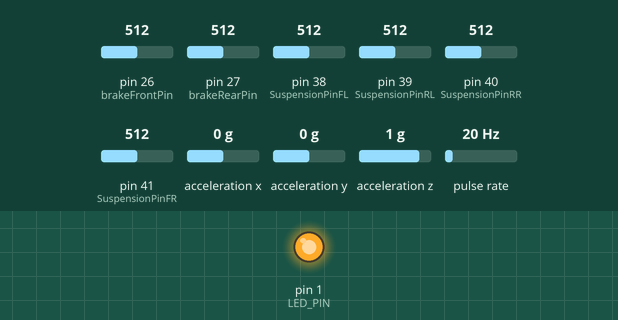
Simulated run of this program. Board: Teensy 4. Parts: output pins drawn as LEDs (lit = HIGH). Wiring (inferred from the names in the program): pulse sensor: data A7. Inputs (shaded band) come from the test bench; at power-on: pin 26 (brakeFrontPin) = 512, pin 27 (brakeRearPin) = 512, pin 38 (SuspensionPinFL) = 512, pin 39 (SuspensionPinRL) = 512, pin 40 (SuspensionPinRR) = 512, pin 41 (SuspensionPinFR) = 512, acceleration x 0 g, acceleration y 0 g, acceleration z 1 g, pulse rate 20 Hz (analog values on the 0–1023 scale). The local clock reads 2024-03-15 10:24:30 at power-on unless the program sets it; storage starts empty; EEPROM starts erased; pins used as bus, display or sensor lines are not drawn; what the program prints to the serial monitor is not drawn.

Above: at 0.1 s.
Timing chart, 0 to 1.6 s (numbered marks = the images above):
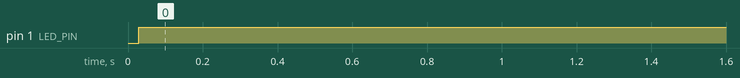

The program:

main.cpp
```cpp
/*
MCU: Teensy 4.1
PCB: Teensy 2 v2
4/9/2026 - Kareem + Jason

Pin List:
1 : LED
21: ERPM
23: Rear WPM
26: Front Brake Pres
27: Rear Brake
38: Front Left Suspension Travel
39: Rear Left Suspension Travel
40: Rear Right Suspension Travel
41: Front Right Suspension Travel

I2C: Accel
*/

#include <Wire.h>
#include <Adafruit_Sensor.h>
#include <Adafruit_ADXL345_U.h>
#include <SD.h>
#include <SPI.h>
#include <EEPROM.h>
#include <cmath>
#include <TimeLib.h>

// #define MASTER_ADDR 0x12

// Check if sensor is alive
bool sensorHere(uint8_t addr) {
  Wire.beginTransmission(addr);
  return Wire.endTransmission() == 0;
}

// SD CONST
const int chipSelect = BUILTIN_SDCARD;
File dataFile;
char fileName[25];
const int runNumberAddress = 0;

// LED CONST
const int LED_PIN = 1;
bool ledState = false;

// TIME CONST
#define TIME_HEADER  "T"   // Header tag for serial time sync message
unsigned long lastTimeSync = 0;

unsigned long processSyncMessage() {
  unsigned long pctime = 0L;
  const unsigned long DEFAULT_TIME = 1357041600; // Jan 1 2013

  if(Serial.find(TIME_HEADER)) {
     pctime = Serial.parseInt();
     if( pctime < DEFAULT_TIME) { // check the value is a valid time (greater than Jan 1 2013)
       pctime = 0L; // return 0 to indicate that the time is not valid
     }
  }
  return pctime;
}

time_t getTeensyTime() {
    return Teensy3Clock.get();
}
// TEENSY-TEENSY
/*void sendTime() {
  uint32_t t = now(); // get current unix timestamp (4 bytes)

  Wire1.beginTransmission(MASTER_ADDR);
  Wire1.write((t >> 24) & 0xFF); // byte 3
  Wire1.write((t >> 16) & 0xFF); // byte 2
  Wire1.write((t >> 8)  & 0xFF); // byte 1
  Wire1.write((t)       & 0xFF); // byte 0
  Wire1.endTransmission();
}
*/
unsigned long lastFlush = 0;
unsigned long lastSerialPrint = 0;
unsigned long writeTimer = 0;
unsigned int runLoop = 0;

// THROTTLE CONST (DEACTIVATED)
const int CS_PIN = 10;

// BRAKES CONST
const int brakeRearPin  = 27; //Changed from 40 to match PCB
const int brakeFrontPin = 26; //Changed from 41 to match PCB
  // Our Brake Sensors read 0-2000 PSI from .5V -> 4.5V.
const double V_Logic = 3.3;
const int ADC_Res = 1023;
//We will also use the 2 values above for Suspension Pots, as they are both 3.3 V analog-based systems.

const double V_Min = 0.357; // Based off our resistor divider (0.5 * 11/15)
const double V_Max = 3.214; // Based off our resistor divider (4.5 * 11/15)
const double PSI_Min = 0.0; // Data sheet of brake pressure sensor
const double PSI_Max = 2000.0; // Data sheet of brake pressure sensor

double convertToPSI(int read){

  double V = read * V_Logic / ADC_Res;
  double PSI = ((V-V_Min) / (V_Max - V_Min)) * (PSI_Max - PSI_Min) + PSI_Min;

  return PSI;
}

// SUSPENSION POTS CONST
const int SuspensionPinFL = 38;
const int SuspensionPinFR = 41;
const int SuspensionPinRL = 39;
const int SuspensionPinRR = 40;

// ACCELEROMETER CONST
Adafruit_ADXL345_Unified accel = Adafruit_ADXL345_Unified();

// ENGINE RPM CONST
const int engineRpmPin = 21;  // Digital input pin that receives the RPM pulse signal

const float PULSES_PER_REVOLUTION = 0.5f;

  // Timestamp (in microseconds) of the most recent detected rising edge (pulse).
volatile uint32_t lastPulseTime_us = 0;
volatile uint32_t lastValidPulseTime_us = 0;

  // Time difference (in microseconds) between the last two valid pulses.
  // This is the pulse period we use to compute RPM.
volatile uint32_t lastPulsePeriod_us = 0;
// If we dont get a period within 100 ms then the engine has to be off, read 0.
const uint32_t TIMEOUT_us = 1000000;

  // If pulses per revolution = 0.5, then
  //   RPM = (60e6 / period_us) / 0.5 = 120e6 / period_us
  // At 50000us, 2400 RPM at 33333 us, 3600 RPM. Smaller period = Higher RPM
  // For testing, i set these to extreme bounds just to see our noise floor and max read RPMs.
const uint32_t MAX_PERIOD_us = 500000;
const uint32_t MIN_PERIOD_us = 16000;

float engineRPM = 0.0f;

void onRpmPulseRise() {
  uint32_t now_us = micros();

  // If this isn't the very first pulse, we can compute the time between pulses.
  if (lastPulseTime_us != 0) {
    uint32_t period_us = now_us - lastPulseTime_us;

    // From our graph we know our engine rpm can only be between 2400 to 3600, so any other values are worthless
    if (period_us >= MIN_PERIOD_us && period_us <= MAX_PERIOD_us) {
      lastPulsePeriod_us = period_us;
      lastValidPulseTime_us = now_us;
    }
  }
  // Always update the time of the most recent pulse
  lastPulseTime_us = now_us;
}
/* Wheel RPM Disabled for Now
// WHEEL RPM CONST
const int wheelRpmPin = 23;
const int TEETH = 14;
unsigned long timerSinceLastTooth = 0;
bool lastState = 0;
double wheelRPM = 0;
const int wheelTimeOut = 500; // ms
*/


void setup() {
// INITIALIZATION
  Serial.begin(115200);
  analogReadResolution(10);

// LED INIT
  pinMode(LED_PIN, OUTPUT);

// THROTTLE INIT (DEACTIVATED)
  SPI.begin();
  pinMode(CS_PIN, OUTPUT);
  digitalWrite(CS_PIN, HIGH);

// ERPM INIT
  // Use INPUT if your sensor output is a clean push-pull digital signal.
  // Use INPUT_PULLUP only if your sensor output is open-collector/open-drain.
  pinMode(engineRpmPin, INPUT);
  // Attach interrupt on rising edge of the pulse signal.
  attachInterrupt(digitalPinToInterrupt(engineRpmPin), onRpmPulseRise, RISING);
/*
// Wheel RPM INIT
  pinMode(wheelRpmPin, INPUT);
*/
// BRAKES INIT
  pinMode(brakeRearPin, INPUT);
  pinMode(brakeFrontPin, INPUT);

// SUSPENSION INIT
  pinMode(SuspensionPinFL, INPUT);
  pinMode(SuspensionPinFR, INPUT);
  pinMode(SuspensionPinRL, INPUT);
  pinMode(SuspensionPinRR, INPUT);

// SD ERROR
  if (!SD.begin(chipSelect)) {
    Serial.println("Error: SD card initialization failed!");
  }

// RTC INIT
  setSyncProvider(getTeensyTime); // Sets Time.lib to use RTC
  //Wire1.begin();
  // If not set, sync time
  if (timeStatus()!= timeSet) {
    if (Serial.available()) {
      time_t t = processSyncMessage();
      if (t != 0) {
        Teensy3Clock.set(t); // set the RTC
        setTime(t);
      }
    }
  }

// RTC ERROR
  if (timeStatus()!= timeSet) {
    Serial.println("Unable to sync with the RTC");
  } else {
    Serial.println("RTC has set the system time");
  }

// ACCEL ERROR
  if (!accel.begin()) {
    Serial.println("Error: ADXL345 not detected.");
  }
  else{
    Serial.println("ADXL345 initialized.");
    accel.setDataRate(ADXL345_DATARATE_200_HZ);
    accel.setRange(ADXL345_RANGE_16_G);
  }

// RUN # FROM EEPROM
  int runNumber = EEPROM.read(runNumberAddress);
  runNumber++;
  EEPROM.write(runNumberAddress, runNumber);

// SD INIT
  snprintf(fileName, sizeof(fileName),  "T2_%02d_%02d_%02d.csv", month(), day(), runNumber);
  dataFile = SD.open(fileName, FILE_WRITE);

// FILE HEADER
  if (dataFile) {
  // TIME
    dataFile.print("hours:minutes:seconds,");
    dataFile.print("millis,");  // total milliseconds

  // THROTTLE (DEACTIVATED)
    // dataFile.print("Throttle Angle,");

  // BRAKE PRESSURE
    dataFile.print("PSI_Front,"); //Completely unfiltered data taken at 5ms marks
    dataFile.print("PSI_Rear,");

  // SUSPENSION TRAVEL
    dataFile.print("FL_Travel_Percent,");
    dataFile.print("FR_Travel_Percent,");
    dataFile.print("RL_Travel_Percent,");
    dataFile.print("RR_Travel_Percent,");
    dataFile.print("FL_Travel_Voltage,");
    dataFile.print("FR_Travel_Voltage,");
    dataFile.print("RL_Travel_Voltage,");
    dataFile.print("RR_Travel_Voltage,");
  // ACCELEROMETER
    dataFile.print("Accel X g,");
    dataFile.print("Accel Y g,");
    dataFile.print("Accel Z g,");
    dataFile.println("Eng RPM");
/*
  // WHEEL RPM
    dataFile.println("Rear RPM");
*/
// SD ERROR
    Serial.print("Logging to file: ");
    Serial.println(fileName);
    digitalWrite(LED_PIN, LOW);
  } else {
    Serial.println("Error: Could not open the file for writing.");
  }
}
void loop() {

// RUN INDICATOR
  digitalWrite(LED_BUILTIN, HIGH);
  runLoop++;

// TIME STAMP
  unsigned long board_timer = millis();
  // THE ABOVE IS SPECIFICALLY FOR SD WRITING.
  char timeStr[20];
  snprintf(timeStr, sizeof(timeStr), "%02d:%02d:%02d", hour(), minute(), second());

// THROTTLE (DISABLED L31)
  // digitalWrite(CS_PIN, LOW);
  // SPI.beginTransaction(SPISettings(500000, MSBFIRST, SPI_MODE1));
  // uint16_t result = SPI.transfer16(0x0000);
  // SPI.endTransaction();
  // digitalWrite(CS_PIN, HIGH);
  // uint16_t angleRaw = (result >> 6) & 0x03FF;  // 10-bit angle (0–1023)
  // float angleDeg = (angleRaw / 1023.0) * 360.0;
  // dataFile.print(angleDeg);
  // dataFile.print(",");


// BRAKE PRESSURE
  int rearRaw = analogRead(brakeRearPin);
  int frontRaw = analogRead(brakeFrontPin);

  double rearPSI_raw = convertToPSI(rearRaw);
  double frontPSI_raw = convertToPSI(frontRaw);

// SUSPENSION TRAVEL
  int FLRaw = analogRead(SuspensionPinFL);
  int FRRaw = analogRead(SuspensionPinFR);
  int RLRaw = analogRead(SuspensionPinRL);
  int RRRaw = analogRead(SuspensionPinRR);

  int FLRawVoltage = FLRaw * V_Logic / ADC_Res;
  int FRRawVoltage = FRRaw * V_Logic / ADC_Res;
  int RLRawVoltage = RLRaw * V_Logic / ADC_Res;
  int RRRawVoltage = RRRaw * V_Logic / ADC_Res;

  int FLTravel = (FLRaw)/ADC_Res * 100; // Convert to percentage, i.e. 0-100% travel
  int FRTravel = (FRRaw)/ADC_Res * 100; // Convert to percentage, i.e. 0-100% travel
  int RLTravel = (RLRaw)/ADC_Res * 100; // Convert to percentage, i.e. 0-100% travel
  int RRTravel = (RRRaw)/ADC_Res * 100; // Convert to percentage, i.e. 0-100% travel
// ACCELEROMETER
  bool accelOK = sensorHere(0x53);
  float x_g = 0, y_g = 0, z_g = 0;
  if (accelOK) {
    sensors_event_t event;
    accel.getEvent(&event);
    x_g = event.acceleration.x / 9.8;
    y_g = event.acceleration.y / 9.8;
    z_g = event.acceleration.z / 9.8;
  }

// ENGINE RPM
   // Make local copies of ISR-updated variables safely.
  uint32_t periodCopy_us;
  uint32_t lastValidTimeCopy_us;

  // We briefly disable interrupts so we don't read half-updated values.
  noInterrupts();
  periodCopy_us = lastPulsePeriod_us;
  lastValidTimeCopy_us = lastValidPulseTime_us;
  interrupts();

  uint32_t now_us = micros();

  // If we have a valid period, compute RPM.
  if (lastValidTimeCopy_us == 0 || (now_us - lastValidTimeCopy_us) > TIMEOUT_us){
    engineRPM = 0.0f;
  }
  else if (periodCopy_us > 0) {
    // Frequency (pulses per second) = 1,000,000 / period_us
    // Pulses per minute = 60 * 1,000,000 / period_us = 60,000,000 / period_us
    // Revolutions per minute (RPM) = (pulses per minute) / (pulses per revolution)
    engineRPM = (60.0e6f / (float)periodCopy_us) / PULSES_PER_REVOLUTION;
  }

/*
// WHEEL RPM
  bool currentState = digitalRead(wheelRpmPin);
  if (currentState != lastState && currentState == HIGH) {
    unsigned long currentTime = millis();
    if (timerSinceLastTooth != 0) {
      double timeBetweenTeeth = currentTime - timerSinceLastTooth;
      if (timeBetweenTeeth > 0 && (timeBetweenTeeth < wheelTimeOut)) {
        // 60,000 ms/min
        wheelRPM = 60000 / ((double)timeBetweenTeeth * TEETH);
      }
      else{
        wheelRPM = 0;
      }
    }
    timerSinceLastTooth = currentTime;
  }
  lastState = currentState;

  if (millis() - timerSinceLastTooth > wheelTimeOut) {
    wheelRPM = 0;
  }

  dataFile.println(wheelRPM);
  */
// WRITE (100HZ)
  if ((dataFile) && (board_timer - writeTimer >= 10)){
    writeTimer = board_timer;

    dataFile.print(timeStr);
    dataFile.print(",");
    dataFile.print(board_timer);
    dataFile.print(",");

    dataFile.print(frontPSI_raw);
    dataFile.print(",");
    dataFile.print(rearPSI_raw);
    dataFile.print(",");

    dataFile.print(FLTravel);
    dataFile.print(",");
    dataFile.print(FRTravel);
    dataFile.print(",");
    dataFile.print(RLTravel);
    dataFile.print(",");
    dataFile.print(RRTravel);
    dataFile.print(",");
    dataFile.print(FLRawVoltage);
    dataFile.print(",");
    dataFile.print(FRRawVoltage);
    dataFile.print(",");
    dataFile.print(RLRawVoltage);
    dataFile.print(",");
    dataFile.print(RRRawVoltage);
    dataFile.print(",");

    if (accelOK) {
      dataFile.print(x_g); dataFile.print(",");
      dataFile.print(y_g); dataFile.print(",");
      dataFile.print(z_g); dataFile.print(",");
    } else {
      dataFile.print("error,error,error,");
    }

    dataFile.print(engineRPM);
    dataFile.println(",");

    digitalWrite(LED_PIN, HIGH);
  }
// FLUSH (1Hz)
  if (dataFile && (board_timer - lastFlush >= 1000)) {
    dataFile.flush();
    lastFlush = board_timer;
  }
  if (board_timer - lastSerialPrint >= 1000) {
    lastSerialPrint = board_timer;
// SERIAL DEBUG (1Hz)
    Serial.println("time,board_timer, suspensionFLvoltage, suspensionFRvoltage, suspensionRLvoltage, suspensionRRvoltage, suspensionFLpercent, suspensionFRpercent, suspensionRLpercent, suspensionRRpercent, rearPSI, frontPSI, accel_x, accel_y, accel_z, engineRPM, wheelRPM, runLoop");

    Serial.print(timeStr);
    Serial.print(", ");
    Serial.print(board_timer);
    Serial.print(", ");
    Serial.print(FLRawVoltage);
    Serial.print(", ");
    Serial.print(FRRawVoltage);
    Serial.print(", ");
    Serial.print(RLRawVoltage);
    Serial.print(", ");
    Serial.print(RRRawVoltage);
    Serial.print(", ");
    Serial.print(FLTravel);
    Serial.print(", ");
    Serial.print(FRTravel);
    Serial.print(", ");
    Serial.print(RLTravel);
    Serial.print(", ");
    Serial.print(RRTravel);
    Serial.print(", ");
    Serial.print(rearPSI_raw);
    Serial.print(", ");
    Serial.print(frontPSI_raw);
    Serial.print(", ");
    if (accelOK) {
      Serial.print(x_g); Serial.print(",");
      Serial.print(y_g); Serial.print(",");
      Serial.print(z_g); Serial.print(",");
    } else {
      Serial.print("error,error,error,");
    }
    Serial.print(engineRPM);
    Serial.print(", ");
  /*  Serial.print(wheelRPM);
    Serial.print(","); */
    Serial.println(runLoop);
    if (!dataFile) {
        digitalWrite(LED_PIN, ledState);
        ledState = !ledState;
      }
// RUN LOOP RESET
  runLoop = 0;

  }

}
```

Measured:
- by itself, pin 1 (LED_PIN): LOW → HIGH at 0.03 s
